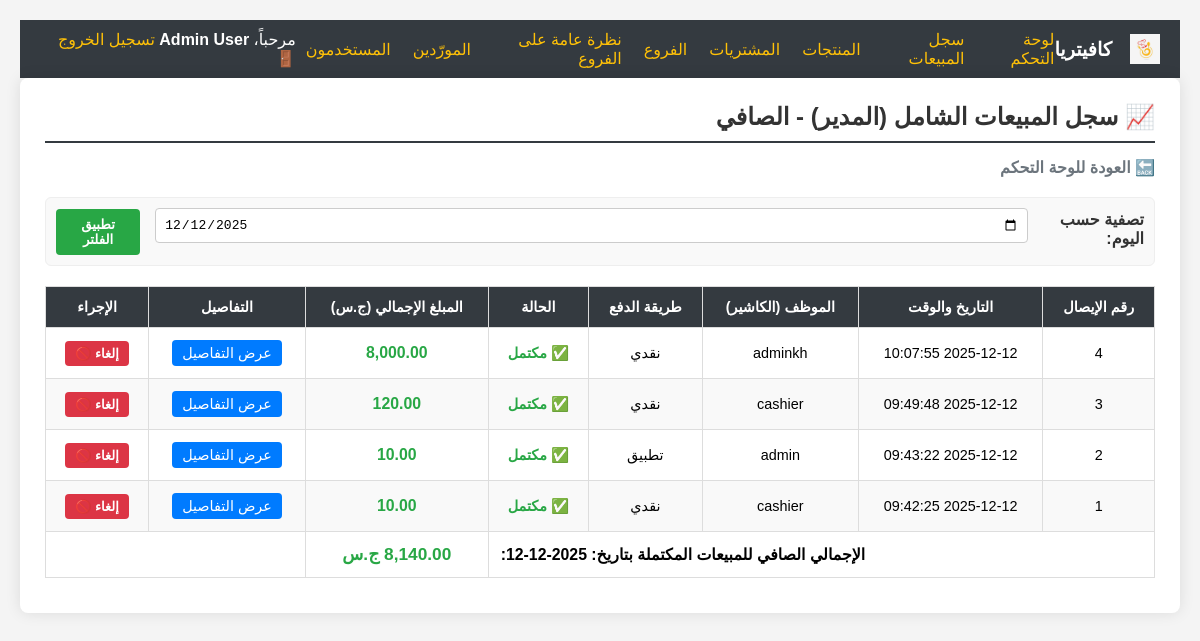
The page /sales_log_admin.php (signed in) on the database its author committed.
### tables this page shows
CREATE TABLE `sales` (
  `sale_id` int(10) UNSIGNED NOT NULL,
  `total_amount` decimal(12,2) NOT NULL DEFAULT 0.00,
  `total_cost` decimal(12,2) NOT NULL DEFAULT 0.00,
  `status` enum('completed','cancelled','canceled') NOT NULL DEFAULT 'completed',
  `payment_method` varchar(100) DEFAULT 'نقدي',
  `sale_date` datetime NOT NULL DEFAULT current_timestamp(),
  `user_id` int(10) UNSIGNED NOT NULL,
  `branch_id` int(10) UNSIGNED DEFAULT NULL,
  `cancellation_date` datetime DEFAULT NULL,
  `canceled_by_user_id` int(10) UNSIGNED DEFAULT NULL,
  `cancellation_reason` text DEFAULT NULL
);

CREATE TABLE `users` (
  `user_id` int(10) UNSIGNED NOT NULL,
  `username` varchar(100) NOT NULL,
  `password_hash` varchar(255) NOT NULL,
  `role` enum('admin','cashier') NOT NULL DEFAULT 'cashier',
  `full_name` varchar(255) DEFAULT NULL,
  `is_active` tinyint(1) NOT NULL DEFAULT 1,
  `branch_id` int(10) UNSIGNED DEFAULT NULL,
  `created_at` datetime NOT NULL DEFAULT current_timestamp()
);

### sales_log_admin.php (the view, shortened to what this page needs)
<?php
require_once 'auth_check.php';
$filter_date = isset($_GET['filter_date']) ? $_GET['filter_date'] : date('Y-m-d');
$where_clause = "";
if (!empty($filter_date)) {
    $where_clause = "WHERE DATE(s.sale_date) = ?";
}
$sql = "SELECT
    s.sale_id,
    s.sale_date,
    s.total_amount,
    s.payment_method,
    s.status,
    u.username AS cashier_name
FROM
    sales s
JOIN
    users u ON s.user_id = u.user_id
{$where_clause}
ORDER BY
    s.sale_date DESC";
$sales_log = [];
try {
    $stmt = $conn->prepare($sql);
    if (!empty($filter_date)) {
        $stmt->bind_param("s", $filter_date);
    }
    $stmt->execute();
    $result = $stmt->get_result();
    if ($result && $result->num_rows > 0) {
        while($row = $result->fetch_assoc()) {
            $sales_log[] = $row;
        }
    }
    $sql_grand_total = "SELECT SUM(total_amount) AS net_total FROM sales s {$where_clause} AND s.status = 'completed'";
    $stmt_grand_total = $conn->prepare($sql_grand_total);
    $net_grand_total = 0;
    if (!empty($filter_date)) {
        $stmt_grand_total->bind_param("s", $filter_date);
    }
    $stmt_grand_total->execute();
    $result_grand_total = $stmt_grand_total->get_result();
    if ($result_grand_total && $row = $result_grand_total->fetch_assoc()) {
        $net_grand_total = $row['net_total'] ?? 0;
    }
} catch (Exception $e) {
    error_log("SQL Error: " . $e->getMessage());
    $sales_log = [];
}
?>
<!DOCTYPE html>
<html lang="ar" dir="rtl">
<head>
<link rel="stylesheet" href="assets/css/app.css">
</head>
<body>
<?php require_once 'includes/admin_header.php'; ?>
<div class="container">
<h2>📈 سجل المبيعات الشامل (المدير) - الصافي</h2>
<a href="dashboard.php" class="back-link">🔙 العودة للوحة التحكم</a>
<form method="GET" class="filter-form">
    <label for="filter_date">تصفية حسب اليوم:</label>
    <input type="date" id="filter_date" name="filter_date" value="<?php echo htmlspecialchars($filter_date); ?>">
    <button type="submit">تطبيق الفلتر</button>
</form>
<?php if (!empty($sales_log)): ?>
<table class="sales-table">
<thead>
<tr>
<th>رقم الإيصال</th>
<th>التاريخ والوقت</th>
<th>الموظف (الكاشير)</th>
<th>طريقة الدفع</th>
<th>الحالة</th>
<th>المبلغ الإجمالي (ج.س)</th>
<th>التفاصيل</th>
<th>الإجراء</th> </tr>
</thead>
<tbody>
<?php
foreach ($sales_log as $sale):
    $row_class = ($sale['status'] === 'cancelled') ? 'cancelled-row' : '';
    $status_text = ($sale['status'] === 'cancelled') ? '<span class="cancelled-status">🚫 ملغى</span>' : '<span class="completed-status">✅ مكتمل</span>';
?>
<tr id="sale-row-<?php echo $sale['sale_id']; ?>" class="<?php echo $row_class; ?>">
<td><?php echo $sale['sale_id']; ?></td>
<td><?php echo $sale['sale_date']; ?></td>
<td><?php echo htmlspecialchars($sale['cashier_name']); ?></td>
<td><?php echo htmlspecialchars($sale['payment_method']); ?></td>
<td><?php echo $status_text; ?></td>
<td class="total-col"><?php echo number_format($sale['total_amount'], 2); ?></td>
<td>
    <a href="view_sale_details.php?sale_id=<?php echo $sale['sale_id']; ?>" class="detail-btn">عرض التفاصيل</a>
</td>
<td>
    <?php if ($sale['status'] === 'completed'): ?>
        <button class="cancel-btn" onclick="cancelSale('<?php echo $sale['sale_id']; ?>')">إلغاء 🚫</button>
    <?php else: ?>
        <button class="cancel-btn disabled-btn" disabled>ملغى</button>
    <?php endif; ?>
</td>
</tr>
<?php endforeach; ?>
</tbody>
<tfoot>
<tr>
<td colspan="5" style="text-align: left; font-weight: bold; font-size: 1.1em;">
    الإجمالي الصافي للمبيعات المكتملة
    <?php echo !empty($filter_date) ? "بتاريخ: " . htmlspecialchars($filter_date) : ""; ?>:
</td>
<td class="total-col" style="font-size: 1.2em;"><?php echo number_format($net_grand_total, 2); ?> ج.س</td>
<td colspan="2"></td> </tr>
</tfoot>
</table>
<?php endif; ?>
</div>
</body>
</html>

### includes/admin_header.php (shortened to what this page needs)
<div class="header-bar">
    <div class="logo-name">
        <img src="<?php echo RESTAURANT_LOGO_URL; ?>" alt="<?php echo RESTAURANT_NAME; ?>" style="height:30px; margin-left:8px;">
        <?php echo RESTAURANT_NAME; ?>
    </div>
    <div style="display:flex; gap:12px; align-items:center;">
        <a href="dashboard.php">لوحة التحكم</a>
        <a href="sales_log_admin.php">سجل المبيعات</a>
        <a href="view_products.php">المنتجات</a>
        <a href="view_purchases.php">المشتريات</a>
        <a href="view_branches.php">الفروع</a>
        <a href="dashboard_all_branches.php">نظرة عامة على الفروع</a>
        <a href="view_suppliers.php">المورّدين</a>
        <a href="manage_users.php">المستخدمون</a>
    </div>
    <div class="user-info">
        <span>مرحباً، <strong><?php echo htmlspecialchars($_SESSION['full_name'] ?? ''); ?></strong></span>
        <a href="logout.php" class="logout-btn">تسجيل الخروج 🚪</a>
    </div>
</div>

### assets/css/app.css (style rules this page uses)
* { box-sizing: border-box; }
html, body { height: 100%; }
body { font-family: Tahoma, Arial, sans-serif; margin: 0; padding: 0; background: #f4f7f6; direction: rtl; }
.container { max-width: 1100px; margin: 30px auto; padding: 20px; background: #fff; border-radius: 8px; box-shadow: 0 4px 14px rgba(0,0,0,0.06); }
h1, h2 { margin: 0 0 15px 0; color: #343a40; }
.header-bar { display:flex; justify-content:space-between; align-items:center; padding: 10px 20px; background:#343a40; color: white; }
.header-bar .logo-name { display:flex; align-items:center; gap:10px; font-weight:bold; font-size:1.2em; }
.header-bar a { color: #ffc107; margin-left: 10px; text-decoration: none; }
form label { display:block; margin-bottom: 6px; font-weight:bold; color:#444; }
input[type="text"], input[type="password"], input[type="date"], input[type="number"], select, textarea { width:100%; padding:10px; border:1px solid #dcdfe7; border-radius:6px; margin-bottom: 12px; }
button, .btn { padding: 10px 16px; border:none; background-color:#007bff; color:white; border-radius:6px; cursor:pointer; }
table { width: 100%; border-collapse: collapse; margin: 10px 0; }
table th, table td { padding: 10px; border: 1px solid #e7e7ee; text-align: right; }
table th { background-color:#f6f6fb; color: #333; }
tr:nth-child(even) { background-color: #fbfbfd; }
select, input, textarea { direction: rtl; }

### sales_log_admin.php (style rules this page uses)
body { font-family: Tahoma, sans-serif; padding: 20px; background-color: #f4f4f4; }
.container { max-width: 1200px; margin: 0 auto; background-color: #fff; padding: 25px; border-radius: 8px; box-shadow: 0 0 15px rgba(0,0,0,0.1); }
h2 { border-bottom: 2px solid #343a40; padding-bottom: 10px; color: #333; margin-top: 0; }
.sales-table { width: 100%; border-collapse: collapse; margin-top: 20px; font-size: 0.9em; }
.sales-table th, .sales-table td { border: 1px solid #ddd; padding: 12px; text-align: center; }
.sales-table th { background-color: #343a40; color: white; }
.sales-table tr:nth-child(even) { background-color: #f9f9f9; }
.total-col { font-weight: bold; color: #28a745; font-size: 1.1em; }
.completed-status { color: #28a745; font-weight: bold; }
.detail-btn { background-color: #007bff; color: white; padding: 5px 10px; border: none; border-radius: 4px; cursor: pointer; text-decoration: none; display: inline-block; }
.cancel-btn { background-color: #dc3545; color: white; padding: 5px 10px; border: none; border-radius: 4px; cursor: pointer; text-decoration: none; display: inline-block; font-size: 0.9em; font-weight: bold; }
.back-link { margin-bottom: 20px; display: inline-block; color: #6c757d; text-decoration: none; font-weight: bold; }
.filter-form { display: flex; align-items: center; gap: 15px; margin-bottom: 20px; padding: 10px; background-color: #f9f9f9; border-radius: 6px; border: 1px solid #eee; }
.filter-form label { font-weight: bold; color: #333; }
.filter-form input[type="date"] { padding: 8px; border: 1px solid #ccc; border-radius: 4px; font-size: 1em; }
.filter-form button { background-color: #28a745; color: white; padding: 8px 15px; border: none; border-radius: 4px; cursor: pointer; font-weight: bold; transition: background-color 0.2s; }

### rows shown on the page
sales: sale_id "4", sale_date "2025-12-12 10:07:55", user.username "adminkh", payment_method "نقدي", status "✅ مكتمل", total_amount "8,000.00"
sales: sale_id "3", sale_date "2025-12-12 09:49:48", user.username "cashier", payment_method "نقدي", status "✅ مكتمل", total_amount "120.00"
sales: sale_id "2", sale_date "2025-12-12 09:43:22", user.username "admin", payment_method "تطبيق", status "✅ مكتمل", total_amount "10.00"
sales: sale_id "1", sale_date "2025-12-12 09:42:25", user.username "cashier", payment_method "نقدي", status "✅ مكتمل", total_amount "10.00"

### other values the page prints
RESTAURANT_NAME "كافيتريا"
$_SESSION['full_name'] "Admin User"
$filter_date "2025-12-12"
$net_grand_total "8,140.00"
